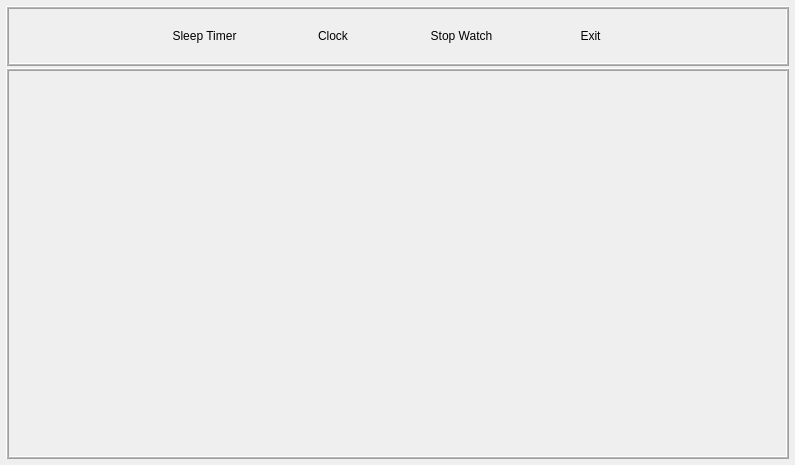
<?xml version="1.0" encoding="UTF-8"?>
<ui version="4.0">
 <class>MainWindow</class>
 <widget class="QMainWindow" name="MainWindow">
  <property name="geometry">
   <rect>
    <x>0</x>
    <y>0</y>
    <width>795</width>
    <height>465</height>
   </rect>
  </property>
  <property name="minimumSize">
   <size>
    <width>0</width>
    <height>0</height>
   </size>
  </property>
  <property name="maximumSize">
   <size>
    <width>16777215</width>
    <height>6546464</height>
   </size>
  </property>
  <property name="windowTitle">
   <string>Sleep Timer</string>
  </property>
  <property name="styleSheet">
   <string notr="true">border-color: rgb(255, 255, 255);</string>
  </property>
  <widget class="QWidget" name="centralWidget">
   <property name="sizePolicy">
    <sizepolicy hsizetype="Expanding" vsizetype="Expanding">
     <horstretch>0</horstretch>
     <verstretch>0</verstretch>
    </sizepolicy>
   </property>
   <property name="minimumSize">
    <size>
     <width>795</width>
     <height>465</height>
    </size>
   </property>
   <property name="maximumSize">
    <size>
     <width>795</width>
     <height>465</height>
    </size>
   </property>
   <layout class="QVBoxLayout" name="verticalLayout_3">
    <property name="spacing">
     <number>2</number>
    </property>
    <property name="leftMargin">
     <number>6</number>
    </property>
    <property name="topMargin">
     <number>6</number>
    </property>
    <property name="rightMargin">
     <number>6</number>
    </property>
    <property name="bottomMargin">
     <number>6</number>
    </property>
    <item>
     <widget class="QFrame" name="sltFrame">
      <property name="sizePolicy">
       <sizepolicy hsizetype="Expanding" vsizetype="Fixed">
        <horstretch>0</horstretch>
        <verstretch>0</verstretch>
       </sizepolicy>
      </property>
      <property name="minimumSize">
       <size>
        <width>0</width>
        <height>60</height>
       </size>
      </property>
      <property name="maximumSize">
       <size>
        <width>16777215</width>
        <height>60</height>
       </size>
      </property>
      <property name="frameShape">
       <enum>QFrame::Box</enum>
      </property>
      <property name="frameShadow">
       <enum>QFrame::Raised</enum>
      </property>
      <property name="midLineWidth">
       <number>1</number>
      </property>
      <layout class="QHBoxLayout" name="horizontalLayout">
       <item>
        <spacer name="horizontalSpacer_2">
         <property name="orientation">
          <enum>Qt::Horizontal</enum>
         </property>
         <property name="sizeHint" stdset="0">
          <size>
           <width>111</width>
           <height>20</height>
          </size>
         </property>
        </spacer>
       </item>
       <item>
        <widget class="QPushButton" name="sleepTimerButton">
         <property name="sizePolicy">
          <sizepolicy hsizetype="MinimumExpanding" vsizetype="Expanding">
           <horstretch>0</horstretch>
           <verstretch>0</verstretch>
          </sizepolicy>
         </property>
         <property name="text">
          <string>Sleep Timer</string>
         </property>
         <property name="flat">
          <bool>true</bool>
         </property>
        </widget>
       </item>
       <item>
        <widget class="QPushButton" name="digitalClockButton">
         <property name="sizePolicy">
          <sizepolicy hsizetype="MinimumExpanding" vsizetype="Expanding">
           <horstretch>0</horstretch>
           <verstretch>0</verstretch>
          </sizepolicy>
         </property>
         <property name="text">
          <string>Clock</string>
         </property>
         <property name="flat">
          <bool>true</bool>
         </property>
        </widget>
       </item>
       <item>
        <widget class="QPushButton" name="stopWatchButton">
         <property name="sizePolicy">
          <sizepolicy hsizetype="MinimumExpanding" vsizetype="Expanding">
           <horstretch>0</horstretch>
           <verstretch>0</verstretch>
          </sizepolicy>
         </property>
         <property name="text">
          <string>Stop Watch</string>
         </property>
         <property name="flat">
          <bool>true</bool>
         </property>
        </widget>
       </item>
       <item>
        <widget class="QPushButton" name="exitButton">
         <property name="sizePolicy">
          <sizepolicy hsizetype="MinimumExpanding" vsizetype="Expanding">
           <horstretch>0</horstretch>
           <verstretch>0</verstretch>
          </sizepolicy>
         </property>
         <property name="text">
          <string>Exit</string>
         </property>
         <property name="flat">
          <bool>true</bool>
         </property>
        </widget>
       </item>
       <item>
        <spacer name="horizontalSpacer">
         <property name="orientation">
          <enum>Qt::Horizontal</enum>
         </property>
         <property name="sizeHint" stdset="0">
          <size>
           <width>111</width>
           <height>20</height>
          </size>
         </property>
        </spacer>
       </item>
      </layout>
     </widget>
    </item>
    <item>
     <widget class="QFrame" name="dispFrame">
      <property name="frameShape">
       <enum>QFrame::Box</enum>
      </property>
      <property name="frameShadow">
       <enum>QFrame::Raised</enum>
      </property>
      <property name="midLineWidth">
       <number>1</number>
      </property>
      <layout class="QHBoxLayout" name="mainLayout">
       <property name="spacing">
        <number>0</number>
       </property>
       <property name="leftMargin">
        <number>0</number>
       </property>
       <property name="topMargin">
        <number>0</number>
       </property>
       <property name="rightMargin">
        <number>0</number>
       </property>
       <property name="bottomMargin">
        <number>0</number>
       </property>
      </layout>
     </widget>
    </item>
   </layout>
  </widget>
 </widget>
 <layoutdefault spacing="6" margin="11"/>
 <resources/>
 <connections/>
</ui>
